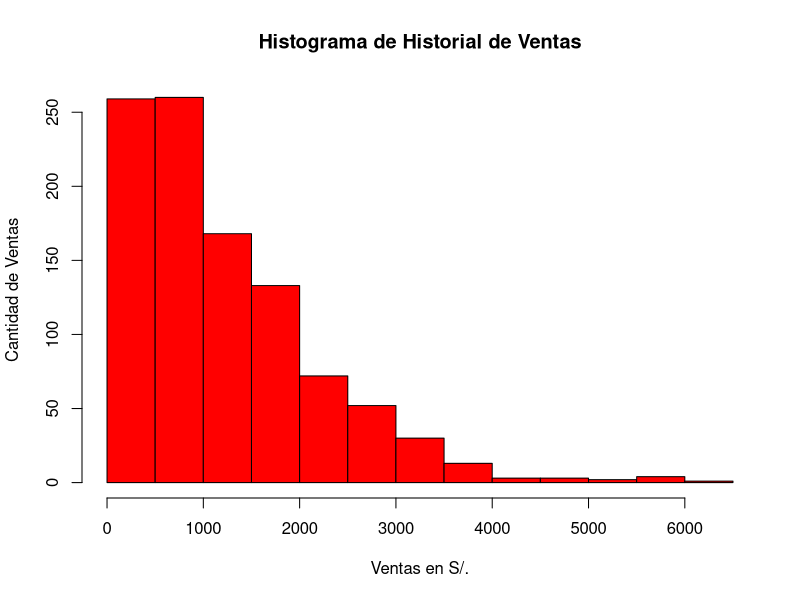

Write R code to recreate this figure.
# Importando base de datos en formato .CSV
marketingData <- read.csv("datasets/MarketingDirecto.csv")

# Mostrando primeros registros del dataframe
head(marketingData)

# Mostrando estructura de dataframe (DF)
str(marketingData)

# Mostrando histograma de historial de ventas
hist(
  marketingData$Monto,
  breaks=12, 
  col="red",
  main="Histograma de Historial de Ventas", 
  xlab="Ventas en S/.", 
  ylab="Cantidad de Ventas"
)
